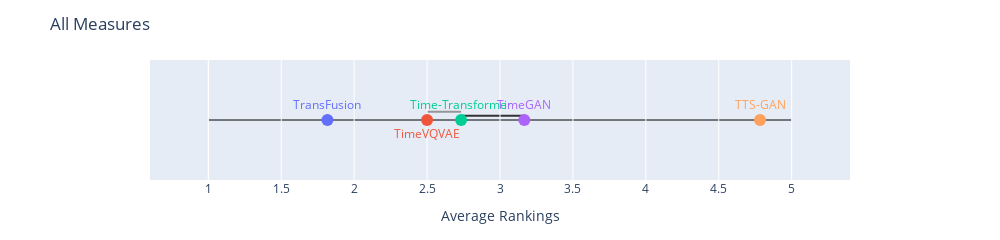
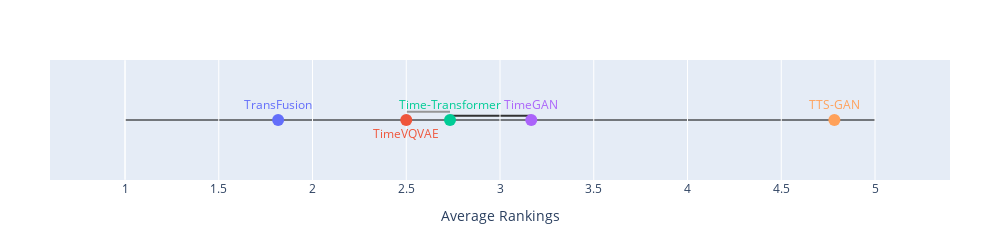

Here is the notebook cell these charts were saved with, in order:
### Code cell
connections = [("TimeGAN", "Time-Transformer"), ("Time-Transformer", "TimeVQVAE")] # according to connover test.
all_measures_ranking = plot_average_rankings(df_no_copy, connections=connections, title="All Measures")
all_measures_ranking

### Figure 1 — Plotly figure (JSON) as saved in the notebook; plotly's stock layout.template omitted (floating-point values rounded to 4 significant figures)
{"data": [{"marker": {"color": ["#636EFA", "#EF553B", "#00CC96", "#AB63FA", "#FFA15A", "#19D3F3"], "size": 12}, "mode": "markers+text", "text": ["TransFusion", "TimeVQVAE", "Time-Transformer", "TimeGAN", "TTS-GAN"], "textfont": {"color": ["#636EFA", "#EF553B", "#00CC96", "#AB63FA", "#FFA15A", "#19D3F3"]}, "textposition": ["top center", "bottom center", "top center", "top center", "top center"], "type": "scatter", "x": [1.817, 2.5, 2.733, 3.167, 4.783], "y": [0, 0, 0, 0, 0]}], "layout": {"height": 210, "margin": {"b": 60, "l": 150, "r": 150, "t": 60}, "shapes": [{"layer": "below", "line": {"color": "rgb(50.0,50.0,50.0)", "width": 2}, "type": "line", "x0": 3.167, "x1": 2.733, "y0": 0.07, "y1": 0.07}, {"layer": "below", "line": {"color": "rgb(150.0,150.0,150.0)", "width": 2}, "type": "line", "x0": 2.733, "x1": 2.5, "y0": 0.14, "y1": 0.14}, {"layer": "below", "line": {"color": "black", "width": 1}, "type": "line", "x0": 1, "x1": 5, "y0": 0, "y1": 0}, {"layer": "below", "line": {"color": "white", "width": 1}, "type": "line", "x0": 1, "x1": 1, "y0": -1, "y1": 1}], "showlegend": false, "title": {"text": "All Measures"}, "width": 1000, "xaxis": {"range": [0.6, 5.4], "showgrid": true, "title": {"text": "Average Rankings"}, "zeroline": false}, "yaxis": {"title": {"text": ""}, "visible": false}}}

### Figure 2 — Plotly figure (JSON) as saved in the notebook; plotly's stock layout.template omitted (floating-point values rounded to 4 significant figures)
{"data": [{"marker": {"color": ["#636EFA", "#EF553B", "#00CC96", "#AB63FA", "#FFA15A", "#19D3F3"], "size": 12}, "mode": "markers+text", "text": ["TransFusion", "TimeVQVAE", "Time-Transformer", "TimeGAN", "TTS-GAN"], "textfont": {"color": ["#636EFA", "#EF553B", "#00CC96", "#AB63FA", "#FFA15A", "#19D3F3"]}, "textposition": ["top center", "bottom center", "top center", "top center", "top center"], "type": "scatter", "x": [1.817, 2.5, 2.733, 3.167, 4.783], "y": [0, 0, 0, 0, 0]}], "layout": {"height": 210, "margin": {"b": 60, "l": 50, "r": 50, "t": 60}, "shapes": [{"layer": "below", "line": {"color": "rgb(50.0,50.0,50.0)", "width": 2}, "type": "line", "x0": 3.167, "x1": 2.733, "y0": 0.07, "y1": 0.07}, {"layer": "below", "line": {"color": "rgb(150.0,150.0,150.0)", "width": 2}, "type": "line", "x0": 2.733, "x1": 2.5, "y0": 0.14, "y1": 0.14}, {"layer": "below", "line": {"color": "black", "width": 1}, "type": "line", "x0": 1, "x1": 5, "y0": 0, "y1": 0}, {"layer": "below", "line": {"color": "white", "width": 1}, "type": "line", "x0": 1, "x1": 1, "y0": -1, "y1": 1}], "showlegend": false, "title": {}, "width": 1000, "xaxis": {"range": [0.6, 5.4], "showgrid": true, "title": {"text": "Average Rankings"}, "zeroline": false}, "yaxis": {"title": {"text": ""}, "visible": false}}}
